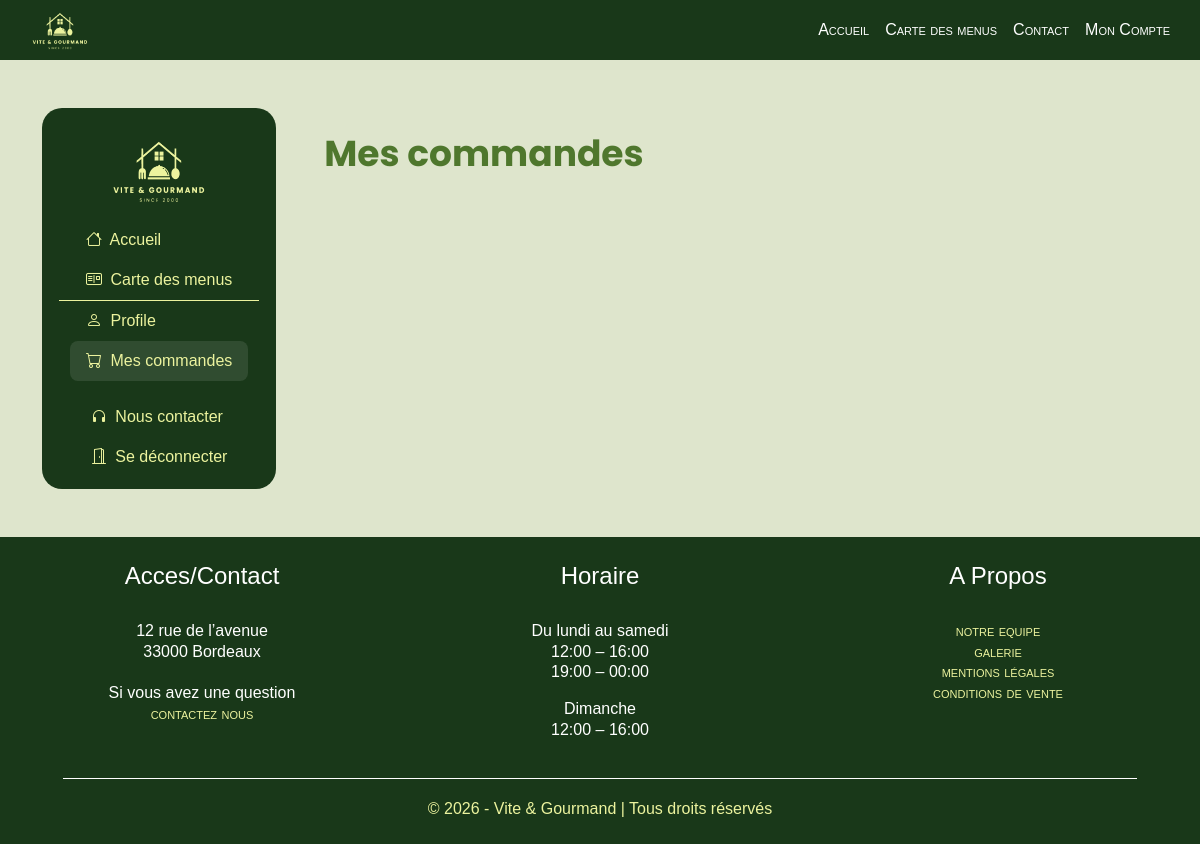
/monCompte/mesCommandes (signed in), run on the app's committed database.
### tables this page shows
CREATE TABLE IF NOT EXISTS `horaires` (
  `id` int NOT NULL AUTO_INCREMENT,
  `jour` varchar(20) NOT NULL,
  `morning_opening` time DEFAULT NULL,
  `morning_closing` time DEFAULT NULL,
  `night_opening` time DEFAULT NULL,
  `night_closing` time DEFAULT NULL,
  PRIMARY KEY (`id`)
);

### pages/databaseLink/footerPost.php (called while the page is built)
<?php
require __DIR__ . "/../../config/database.php";
try{
  $query = "SELECT * FROM horaires";
  $stmt = $pdo->prepare($query);
  $stmt->execute();
  $datas = $stmt->fetchAll(PDO::FETCH_ASSOC);
  $horaires = array_column($datas, null, 'id');
}
catch (PDOException $e){
    error_log("Erreur de connexion à la base de données : ". $e->getMessage());
}
?>

### pages/userAccountMesCommandes.php (the view, shortened to what this page needs)
<div id="userAccountProfile" class="userAccount">
  <div class="container py-5">
    <div class="side-by-side-sidebar">
      <div class="d-none d-md-block">
        <?php require "layout/userAccountSidebar.php"; ?>
      </div>
          <?php require "layout/userAccountSidebar.php"; ?>
      <div>
        <div class="text-left">
          <h1 class="text-primary fw-bold py-4">Mes commandes</h1>
        </div>
      </div>
    </div>
  </div>
</div>

### index.php (shortened to what this page needs)
<?php
  $currentPage = parse_url($_SERVER['REQUEST_URI'], PHP_URL_PATH);
  $page = get_page();
?>
<!doctype html>
<html lang="en">
  <head>
    <link rel="stylesheet" href="<?= BASE_URL ?>/scss/main.css" />
  </head>
  <body>
    <header>
      <nav class="navbar navbar-expand-md bg-dark" data-bs-theme="dark">
        <div class="container-fluid">
          <a href="<?= BASE_URL ?>/">
            <img src="<?= BASE_URL ?>/assets/pictures/logo-light.png" class="logo-size-header" />
          </a>
          <div class="collapse navbar-collapse" id="navbarSupportedContent">
            <ul class="navbar-nav ms-auto mb-2 mb-md-0">
              <li class="nav-item">
                <a class="nav-link " href="<?= BASE_URL ?>/">Accueil</a>
              </li>
              <li class="nav-item">
                <a class="nav-link " href="<?= BASE_URL ?>/carteDesMenus">Carte des menus</a>
              </li>
              <li class="nav-item">
                <a class="nav-link" href="<?= BASE_URL ?>/contact">Contact</a>
              </li>
              <?php if (isset($_SESSION['user_id']) && !isset($_SESSION['user_role'])): ?>
                <li class="nav-item">
                  <a class="nav-link" href="<?= BASE_URL ?>/monCompte">Mon Compte</a>
                </li>
              <?php endif; ?>
            </ul>
          </div>
        </div>
      </nav>
    </header>
    <main id=<?= $currentPage === BASE_URL.'/commander' ? "main-page-order" : "main-page"; ?>>
      <?php require $page; ?>
    </main>
    <footer class="bg-dark text-white text-center footer">
      <?php require "pages/databaseLink/footerPost.php";?>
      <div class="row">
        <div class="col-6 col-md-4">
          <h2>Acces/Contact</h2>
          <p>
            12 rue de l’avenue </br>
            33000 Bordeaux</br></br>
            Si vous avez une question</br>
            <a href="<?= BASE_URL ?>/contact"> contactez nous </a>
          </p>
        </div>
        <div class="col-6 col-md-4">
          <h2>Horaire</h2>
          <p>
            Du lundi au samedi <br />
            <?= substr($horaires['1']['morning_opening'], 0, 5)?> – <?= substr($horaires['1']['morning_closing'], 0, 5)?><br />
            <?= substr($horaires['1']['night_opening'], 0, 5)?> – <?= substr($horaires['1']['night_closing'], 0, 5)?><br />
          </p>
          <p>
            Dimanche <br />
            <?= substr($horaires['2']['morning_opening'], 0, 5)?> – <?= substr($horaires['2']['morning_closing'], 0, 5)?><br /><br />
          </p>
        </div>
        <div class="col-12 col-md-4">
          <h2>A Propos</h2>
          <p>
            <a href="<?= BASE_URL ?>/contact"> notre equipe </a><br />
            <a href="<?= BASE_URL ?>/contact"> galerie </a><br />
            <a href="<?= BASE_URL ?>/contact"> mentions légales </a><br />
            <a href="<?= BASE_URL ?>/contact"> conditions de vente </a>
          </p>
        </div>
        <hr>
        <div class="col-12">
          <p class="copyright">&copy; 2026 - Vite & Gourmand | Tous droits réservés</p>
        </div>
      </div>
    </footer>
  </body>
</html>

### data on the page
horaires: morning_opening "12:00", morning_closing "16:00", night_opening "19:00", night_closing "00:00"
horaires: morning_opening "12:00", morning_closing "16:00"
